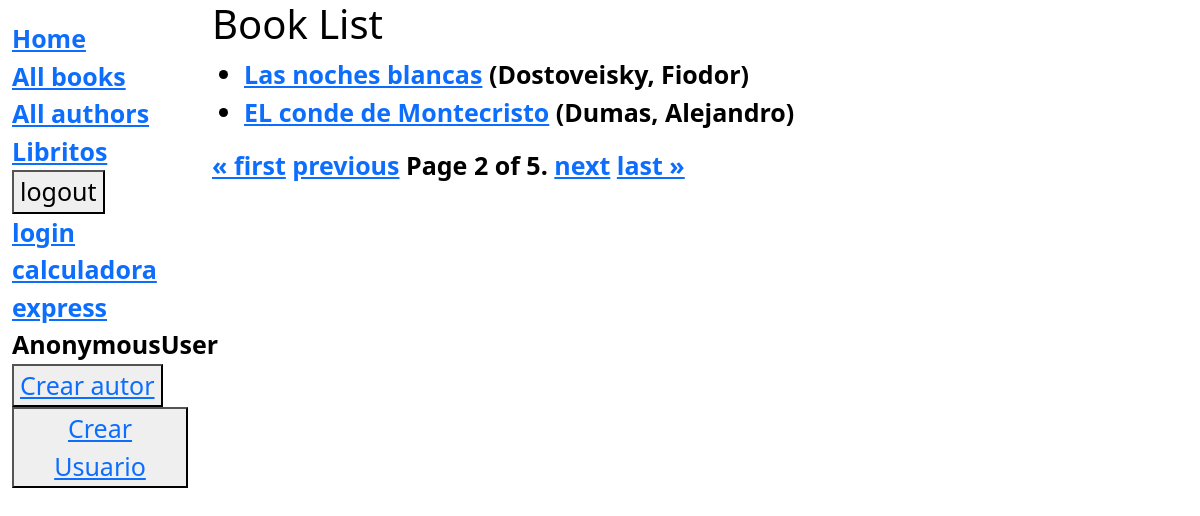
The app's page /catalog/libros/?page=2 with its own data.
### catalog/models.py (models this page shows, shortened)
class Book(models.Model):
    title = models.CharField(max_length=200)
    lenguaje  = models.ForeignKey('Lenguaje', on_delete=models.CASCADE,null=True)
    author = models.ForeignKey('Author', on_delete=models.SET_NULL, null=True)
    summary = models.TextField(max_length=1000, help_text="Ingrese una breve descripción del libro")
    isbn = models.CharField('ISBN',max_length=13, help_text='13 Caracteres <a href="https://www.isbn-international.org/content/what-isbn">ISBN number</a>')
    portada = models.ImageField(upload_to='libros/portadas/', null=True, blank=True)
    genre = models.ManyToManyField(Genre, help_text="Seleccione un genero para este libro")
    def get_absolute_url(self):
        return reverse('book-detail', args=[str(self.id)])
    def display_genre(self):
        """Create a string for the Genre. This is required to display genre in Admin."""
        return ', '.join(genre.name for genre in self.genre.all()[:3])
    display_genre.short_description = 'Genre'

class Author(models.Model):
    first_name = models.CharField(max_length=100)
    last_name = models.CharField(max_length=100)
    date_of_birth = models.DateField(null=True, blank=True)
    date_of_death = models.DateField('Died', null=True, blank=True)
    def __str__(self):
        return '%s, %s' % (self.last_name, self.first_name)

### catalog/views.py (the view)
# urls.py: path('libros/',views.BookListView.as_view(),name="books"),
class BookListView(generic.ListView):
    model = Book
    paginate_by = 2
    orphans = 0
    context_object_name = 'book_list'   # your own name for the list as a template variable
    queryset = Book.objects.all() # Get 5 books containing the title war
    template_name = 'book_list.html'  # Specify your own template name/location

### catalog/templates/book_list.html
{% extends "base_generic.html" %}
{% block content %}
  <h1>Book List</h1>
  {% if book_list %}
    <ul>
      {% for book in book_list %}
      <li>
        <a href="{{ book.get_absolute_url }}">{{ book.title }}</a>
        ({{book.author}})
      </li>
      {% endfor %}
    </ul>
  {% else %}
    <p>There are no books in the library.</p>
  {% endif %}
<div class="pagination">
  <span class="step-links">
      {% if page_obj.has_previous %}
          <a href="?page=1">&laquo; first</a>
          <a href="?page={{ page_obj.previous_page_number }}">previous</a>
      {% endif %}
      <span class="current">
          Page {{ page_obj.number }} of {{ page_obj.paginator.num_pages }}.
      </span>
      {% if page_obj.has_next %}
          <a href="?page={{ page_obj.next_page_number }}">next</a>
          <a href="?page={{ page_obj.paginator.num_pages }}">last &raquo;</a>
      {% endif %}
  </span>
</div
{% endblock %}

### catalog/static/css/styles.css (style rules this page uses)
body { background-color: #ffffff; background-repeat: no-repeat; background-size: cover; color: black; font-size: 25px; font-weight: 599; }

### records on screen
Book: title "Las noches blancas", author "Dostoveisky, Fiodor"
Book: title "EL conde de Montecristo", author "Dumas, Alejandro"

### other values on screen
{{ user }} "AnonymousUser"
{{ page_obj.number }} "2"
{{ page_obj.paginator.num_pages }} "5"
